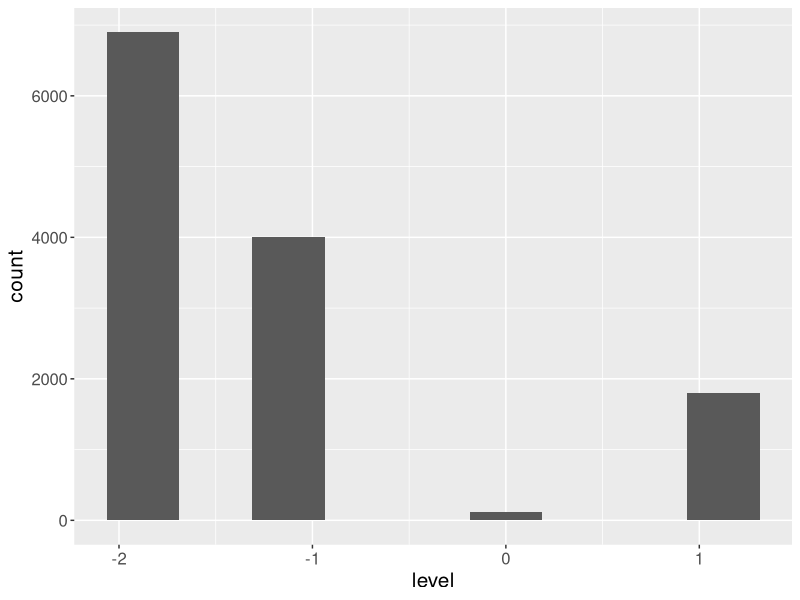
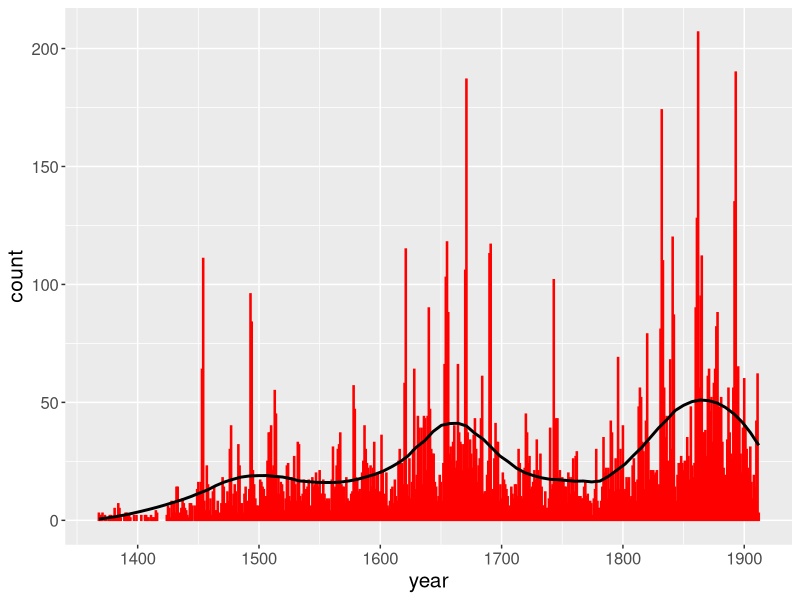
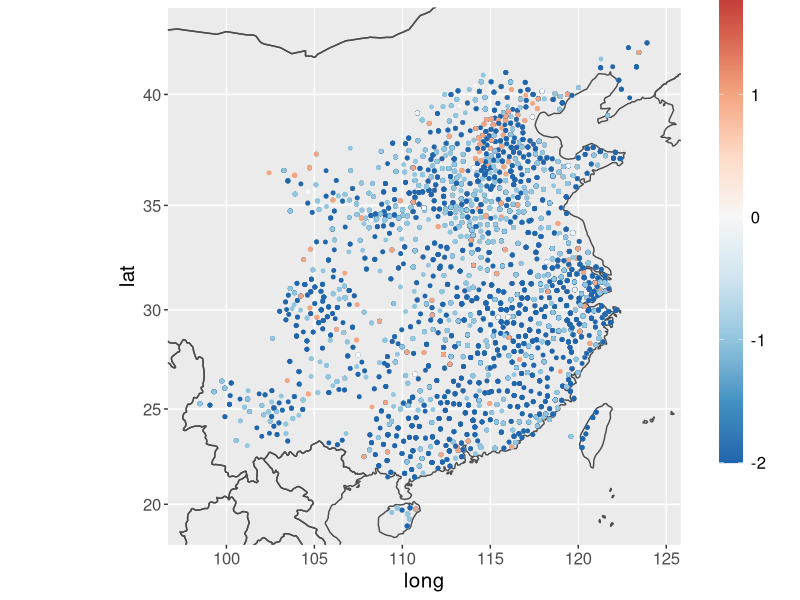

Here is the R script that generated these plots, in order:
#Load data

library(readxl)
temperature<- read_excel("./temperature index value.v1.xlsx",col_type = c("skip","skip","numeric","numeric","skip","skip","skip","skip","skip","numeric","numeric","skip","skip"))
colnames(temperature)<-c("level","year","long","lat")

library(ggplot2)
library(dplyr)
  
#Figure2b, Empirical frequencies of the temperature categories

#jpeg("./Figure2(b).png",width=4,height=2.5 , res = 300, units = "in")
    print(
       ggplot(temperature,aes(x=level)) +
    geom_histogram(bins=9) +
    theme(text = element_text(size=15))
    )
 #   dev.off()

year_count <- temperature %>%
  count(year)
  
#Figure2a, Annual counts of temperature records in the REACHES dataset

#jpeg("./Figure2(a).png",width=4,height=2.5 , res = 300, units = "in")
    print(
       ggplot(year_count, aes(x = year, y = n)) +
  geom_col(fill = "red", color = "red") +
  geom_smooth(method = "loess", span = 0.3, color = "black", linewidth = 1, se = FALSE) +
  theme(text = element_text(size = 15)) +
  labs(y = "count")
    )
#    dev.off()



# Take mode for events at duplicated locations and rearrange the data by year

library(dplyr)

temp2 <-temperature%>% 
    group_by(year,long,lat) 

library(RColorBrewer)

plot_originREACHES_map <- function(data, text_size = 15, legend_height_cm = 2.5, legend_spacing_cm = 30) {
  ggplot(data, aes(long, lat)) +
    borders(database = "world", xlim = c(95, 126), ylim = c(19, 45), fill = NA, colour = "grey30") +
    geom_point(aes(colour = level), cex = 1) +
    coord_map(xlim = c(98, 124.5), ylim = c(19, 42.5)) +
    scale_colour_gradientn(
      colours = rev(brewer.pal(n = 9, name = 'RdBu')),
      limits = c(-2, 2),
      na.value = "transparent",
      guide = "colourbar"
    ) +
    theme(
      text = element_text(size = text_size),
      legend.position = c(1.12,0.61),
      legend.title = element_blank(),
      legend.key.height = unit(legend_height_cm, "cm"),
      #legend.key.spacing.y = unit(legend_spacing_cm, "cm")
    )
}

#Figure2c, Spatial distribution of temperature records across East Asia

  #jpeg("./Figure2(c).png",width=5,height=4, res=300, units = "in")
      print(
      plot_originREACHES_map(temp2)
      )
    #dev.off() 
